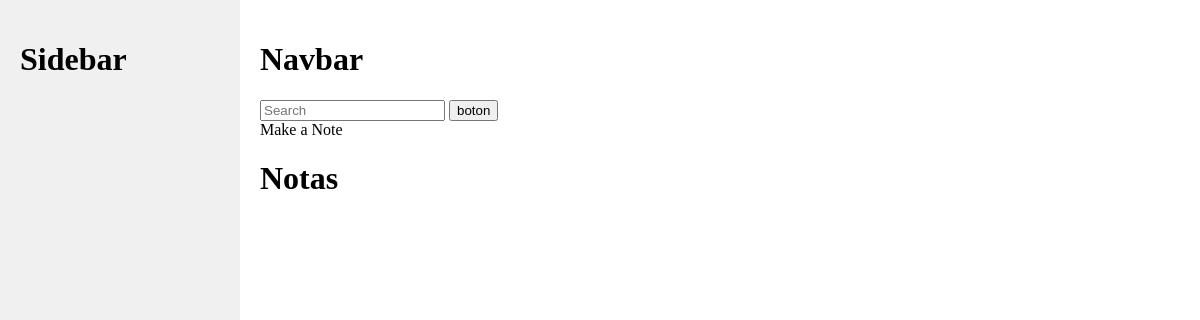
The page /keep/ on the database as committed earlier.
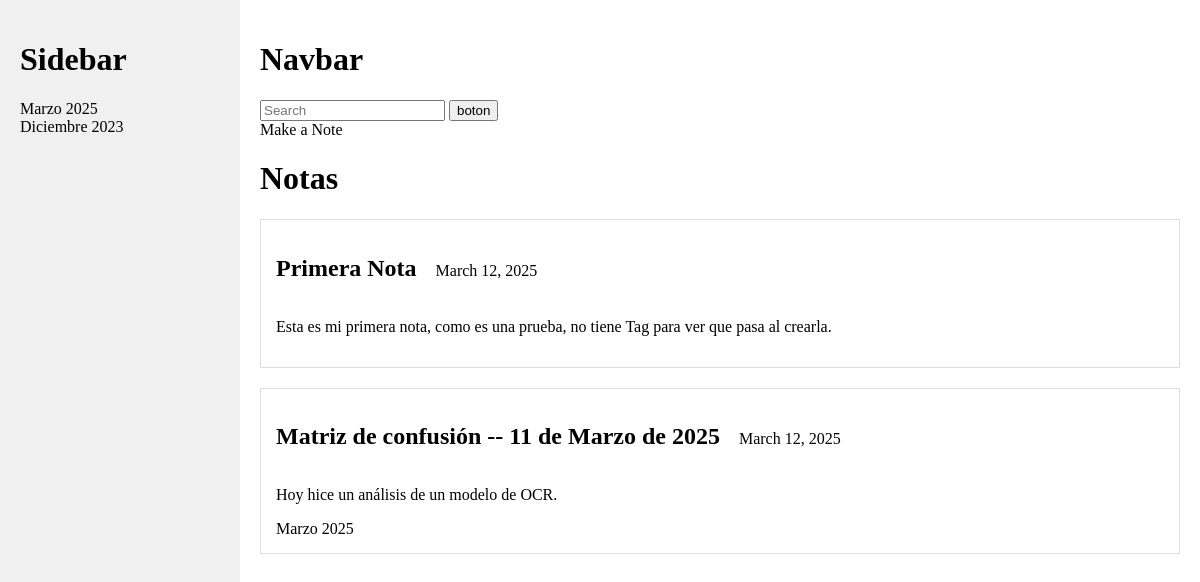
The same page on the database as committed later.
### google_keep/models.py (models this page shows, shortened)
class Tag(models.Model):
    name = models.CharField(max_length=50, unique=True)

class Note(models.Model):
    title = models.CharField(max_length=255)
    body = models.TextField()
    date_added = models.DateField(auto_now_add=True)
    tags= models.ManyToManyField(Tag, blank=True) #Allows notes without a Tag.

### google_keep/views.py (the view)
# urls.py: path('', note_list, name='note_list'), # '' represents the base url on the app, the index.
def note_list(request):
    notes = Note.objects.all()
    tags = Tag.objects.all()
    return render(request, 'google_keep/note_list.html',{'notes': notes, 'tags':tags})

### google_keep/templates/google_keep/note_list.html (shortened to what this page needs)
{% extends "google_keep/base.html" %} {% block content %}
<h1>Notas</h1>
{% for note in notes %}
<div class="note-item">
  <div>
    <h2 class="inline-elements">{{ note.title }}</h2>
    <span class="inline-elements">{{ note.date_added }}</span>
  </div>
  <p>{{ note.body }}</p>
  {% for tag in note.tags.all %} {{ tag.name }} {% endfor %}
</div>
{% endfor %} {% endblock content %}

### google_keep/templates/google_keep/sidebar.html (shortened to what this page needs)
<div id="sidebar">
  <h1>Sidebar</h1>
  <div>
      {% for tag in tags %}
      <div>{{tag.name}}</div>
      {% endfor %}
  </div>
</div>

Rows that differ between the two databases and show on the page:
added Tag: name "Marzo 2025"
added Tag: name "Diciembre 2023", shown under "Sidebar"
added Note: title "Primera Nota", date_added "March 12, 2025", body "Esta es mi primera nota, como es una prueba, no tiene Tag para ver que pasa al crearla."
added Note: title "Matriz de confusión -- 11 de Marzo de 2025", date_added "March 12, 2025", body "Hoy hice un análisis de un modelo de OCR."
